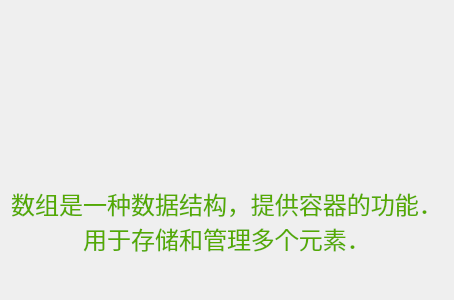
<?xml version="1.0" encoding="UTF-8"?>
<ui version="4.0">
 <class>ArrayIntroduceWidget</class>
 <widget class="QWidget" name="ArrayIntroduceWidget">
  <property name="geometry">
   <rect>
    <x>0</x>
    <y>0</y>
    <width>450</width>
    <height>300</height>
   </rect>
  </property>
  <property name="windowTitle">
   <string>Form</string>
  </property>
  <layout class="QVBoxLayout" name="verticalLayout">
   <item>
    <widget class="ArrayIntroduceDrawingWidget" name="widget" native="true"/>
   </item>
   <item>
    <widget class="QLabel" name="label">
     <property name="maximumSize">
      <size>
       <width>16777215</width>
       <height>150</height>
      </size>
     </property>
     <property name="palette">
      <palette>
       <active>
        <colorrole role="WindowText">
         <brush brushstyle="SolidPattern">
          <color alpha="255">
           <red>85</red>
           <green>170</green>
           <blue>0</blue>
          </color>
         </brush>
        </colorrole>
       </active>
       <inactive>
        <colorrole role="WindowText">
         <brush brushstyle="SolidPattern">
          <color alpha="255">
           <red>85</red>
           <green>170</green>
           <blue>0</blue>
          </color>
         </brush>
        </colorrole>
       </inactive>
       <disabled>
        <colorrole role="WindowText">
         <brush brushstyle="SolidPattern">
          <color alpha="255">
           <red>190</red>
           <green>190</green>
           <blue>190</blue>
          </color>
         </brush>
        </colorrole>
       </disabled>
      </palette>
     </property>
     <property name="font">
      <font>
       <family>文泉驿正黑</family>
       <pointsize>18</pointsize>
      </font>
     </property>
     <property name="text">
      <string>数组是一种数据结构，提供容器的功能．
用于存储和管理多个元素．</string>
     </property>
     <property name="alignment">
      <set>Qt::AlignCenter</set>
     </property>
    </widget>
   </item>
  </layout>
 </widget>
 <customwidgets>
  <customwidget>
   <class>ArrayIntroduceDrawingWidget</class>
   <extends>QWidget</extends>
   <header>Ui/Drawing/arrayintroducedrawingwidget.h</header>
   <container>1</container>
  </customwidget>
 </customwidgets>
 <resources/>
 <connections/>
</ui>
